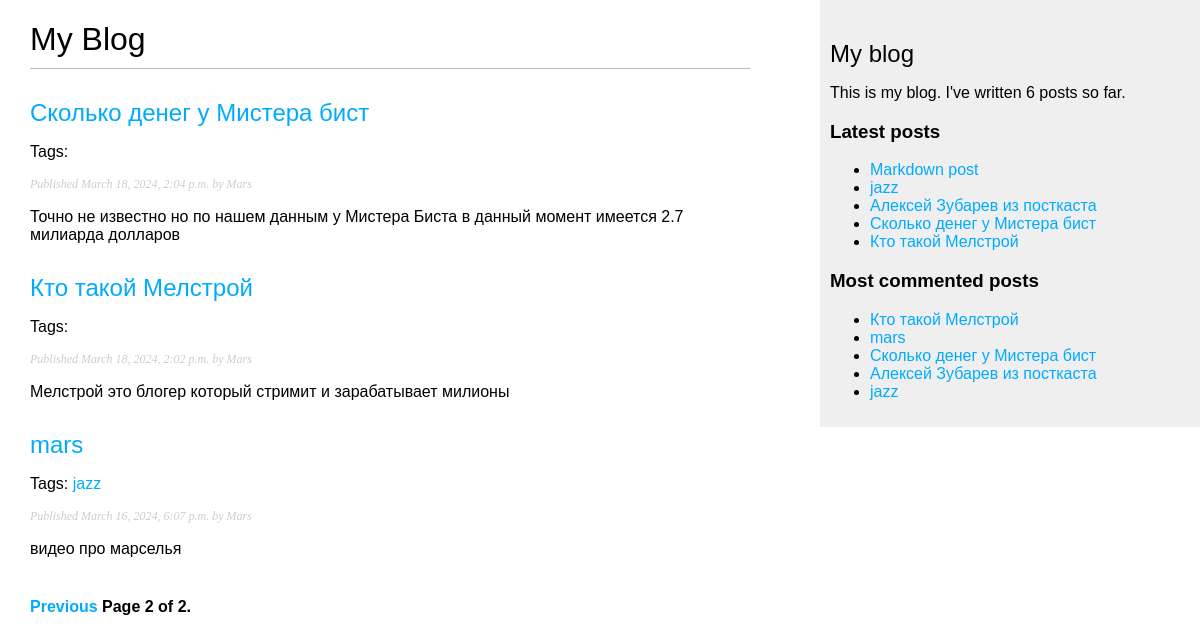
Screenshot of /blog/?page=2 with the database file from the repository.
### blogs/models.py (models this page shows, shortened)
class Post(models.Model):
    class Status(models.TextChoices):
        DRAFT = 'DF', 'Draft'
        PUBLISHED = 'PB', 'Published'
    title = models.CharField(max_length=255)
    slug = models.SlugField(max_length=250,
                            unique_for_date='publish')
    author = models.ForeignKey(User,
                               on_delete=models.CASCADE,
                               related_name='blog_posts')
    body = models.TextField()
    publish = models.DateTimeField(default=timezone.now)
    created = models.DateTimeField(auto_now_add=True)
    updated = models.DateTimeField(auto_now=True)
    status = models.CharField(max_length=2, choices=Status.choices, default=Status.DRAFT)
    objects = models.Manager()
    published = PublishedManager()
    tags = TaggableManager()
    class Meta:
        ordering = ['-publish']
        indexes = [
            models.Index(fields=['-publish']),
        ]
    def get_absolute_url(self):
        return reverse('blogs:post_detail',
                       args=[self.publish.year,
                             self.publish.month,
                             self.publish.day,
                             self.slug])

### blogs/views.py (the view)
# urls.py: path('', views.post_list, name='post_list'),
def post_list(request, tag_slug=None):
    post_list = Post.published.all()
    tag = None
    if tag_slug:
        tag = get_object_or_404(Tag, slug=tag_slug)
        post_list = post_list.filter(tags__in=[tag])
    paginator = Paginator(post_list, 3)
    page_number = request.GET.get('page', 1)
    try:
        posts = paginator.page(page_number)
    except PageNotAnInteger:
        posts = paginator.page(1)
    except EmptyPage:
        posts = paginator.page(paginator.num_pages)
    return render(request, 'blogs/post/list.html',
                  {'posts': posts,
                   'tag': tag})

### blogs/models.py (called while the page is built)
    def get_queryset(self):
        return super().get_queryset()\
                        .filter(status=Post.Status.PUBLISHED)

### blogs/templatetags/blog_tags.py (called while the page is built)
@register.simple_tag
def total_posts():
    return Post.published.count()

@register.inclusion_tag('blogs/post/latest_posts.html')
def show_latest_posts(count=5):
    latest_posts = Post.published.order_by('-publish')[:count]
    return {'latest_posts': latest_posts}

@register.simple_tag
def get_most_commented_posts(count=5):
    return Post.published.annotate(
        total_comments=Count('comments')
    ).order_by('-total_comments')[:count]

@register.filter(name='markdown')
def markdown_format(text):
    return mark_safe(markdown.markdown(text))

### templates/blogs/post/list.html (shortened to what this page needs)
{% extends "blogs/base.html" %}
{% load blog_tags %}
{% block content %}
    <h1>My Blog</h1>
    {% for post in posts %}
        <h2>
            <a href="{{ post.get_absolute_url }}">
                {{ post.title }}
            </a>
        </h2>
        <p class="tags">
            Tags:
            {% for tag in post.tags.all %}
                <a href="{% url 'blogs:post_list_by_tag' tag.slug %}">
                    {{ tag.name }}
                </a>
            {% endfor %}
        </p>
        <p class="date">
            Published {{ post.publish }} by {{ post.author }}
        </p>
        {{ post.body|markdown|truncatewords_html:30}}
    {% endfor %}
    {% include "pagination.html" with page=posts %}
{% endblock %}

### templates/blogs/base.html (shortened to what this page needs)
{% load blog_tags %}
{% load static %}
<!DOCTYPE html>
<html lang="en">
<head>
    <link href="{% static 'css/blog.css' %}" rel="stylesheet">
</head>
<body>
    <div id="content">
        {% block content %}
        {% endblock %}
    </div>
    <div id="sidebar">
        <h2>My blog</h2>
        <p>
            This is my blog.
            I've written {% total_posts %} posts so far.
        </p>
        <h3>Latest posts</h3>
        {% show_latest_posts %}
        <h3>Most commented posts</h3>
        {% get_most_commented_posts as most_commented_posts %}
        <ul>
            {% for post in most_commented_posts %}
                <li>
                    <a href="{{ post.get_absolute_url }}">{{ post.title }}</a>
                </li>
            {% endfor %}
        </ul>
    </div>
</body>
</html>

### templates/blogs/post/latest_posts.html
<ul>
    {% for post in latest_posts %}
       <li>
           <a href="{{ post.get_absolute_url }}">{{ post.title }}</a>
       </li>
    {% endfor %}
</ul>

### static/css/blog.css (style rules this page uses)
body { margin:0; padding:0; font-family:helvetica, sans-serif; }
a { color:#00abff; text-decoration:none; }
h1 { font-weight:normal; border-bottom:1px solid #bbb; padding:0 0 10px 0; }
h2 { font-weight:normal; margin:30px 0 0; }
#content { float:left; width:60%; padding:0 0 0 30px; }
#sidebar { float:right; width:30%; padding:10px; background:#efefef; height:100%; }
p.date { color:#ccc; font-family: georgia, serif; font-size: 12px; font-style: italic; }

### rows the page displays
Post: title "Сколько денег у Мистера бист", publish "March 18, 2024, 2:04 p.m.", author "Mars", body "Точно не известно но по нашем данным у Мистера Биста в данный момент имеется 2.7 милиарда долларов"
Post: title "Кто такой Мелстрой", publish "March 18, 2024, 2:02 p.m.", author "Mars", body "Мелстрой это блогер который стримит и зарабатывает милионы"
Post: title "mars", publish "March 16, 2024, 6:07 p.m.", author "Mars", body "видео про марселья"
Tag: name "jazz"
Post: title "Markdown post"
Post: title "jazz"
Post: title "Алексей Зубарев из посткаста"

### other values shown
{{ page.number }} "2"
{{ page.paginator.num_pages }} "2"
